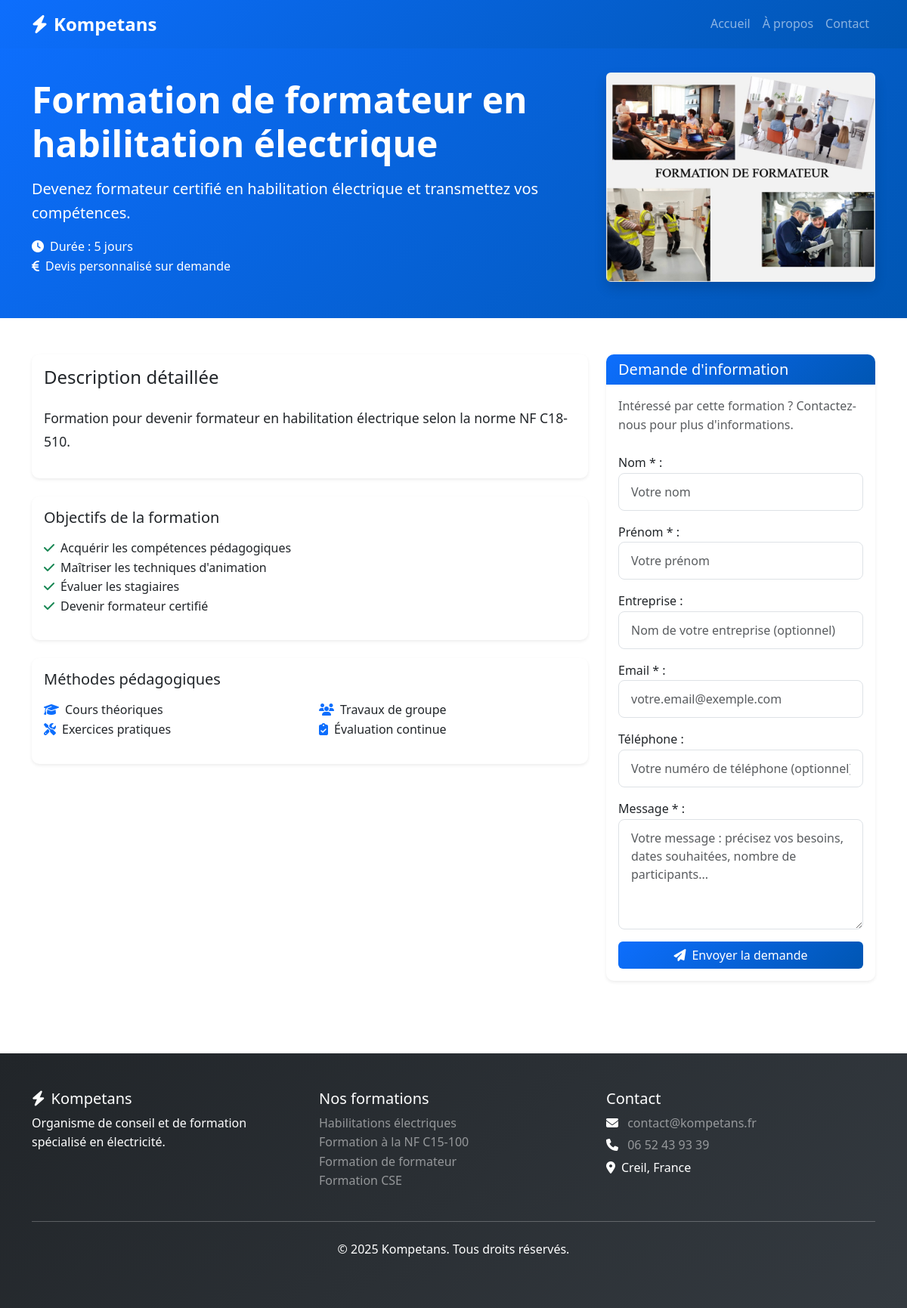
/formation/3/, run on the app's committed database.
### main/models.py (models this page shows, shortened)
class Formation(models.Model):
    FORMATION_CHOICES = [
        ('habilitation', 'Habilitations électriques'),
        ('nfc15100', 'Formation à la NF C15-100'),
        ('formateur', 'Formation de formateur en habilitation électrique'),
        ('cse', 'Formation des élus du Comité social et économique (CSE)'),
    ]
    nom = models.CharField(max_length=200)
    type_formation = models.CharField(max_length=50, choices=FORMATION_CHOICES)
    description_courte = models.TextField()
    description_longue = models.TextField()
    duree = models.CharField(max_length=100, blank=True)
    prix = models.CharField(max_length=100, blank=True)
    class Meta:
        verbose_name = "Formation"
        verbose_name_plural = "Formations"

### main/views.py (the view)
# urls.py: path('formation/<int:formation_id>/', views.formation_detail, name='formation_detail'),
def formation_detail(request, formation_id):
    formation = get_object_or_404(Formation, id=formation_id)
    if request.method == 'POST':
        form = ContactFormationForm(request.POST)
        if form.is_valid():
            contact = form.save(commit=False)
            contact.formation = formation
            contact.save()
            try:
                send_mail(
                    subject=f'Nouvelle demande - {formation.nom}',
                    message=f'''
Nouvelle demande de contact reçue sur kompetans.fr :

Formation : {formation.nom}
Nom : {contact.nom} {contact.prenom}
Entreprise : {contact.entreprise or "Non renseignée"}
Email : {contact.email}
Téléphone : {contact.telephone or "Non renseigné"}

Message :
{contact.message}

---
Email automatique depuis kompetans.fr
                    ''',
                    from_email=settings.DEFAULT_FROM_EMAIL,
                    recipient_list=['slomczynskiromain@yahoo.fr'],
                    fail_silently=False
                )
                messages.success(request, 'Votre demande a été envoyée avec succès ! Nous vous recontacterons dans les plus brefs délais.')
            except Exception as e:
                print(f"Erreur email : {e}")
                messages.success(request, 'Votre demande a été enregistrée. Nous vous recontacterons rapidement.')
            return redirect('formation_detail', formation_id=formation.id)
    else:
        form = ContactFormationForm()
    return render(request, 'main/formation_detail.html', {
        'formation': formation,
        'form': form
    })

### main/context_processors.py (called while the page is built)
def company_info(request):
    return {
        'company': settings.COMPANY_INFO
    }

### main/templatetags/formation_extras.py (called while the page is built)
@register.simple_tag
def formation_image(formation_type):
    image_mapping = {
        'habilitation': 'images/formations/habilitation.jpg',
        'nfc15100': 'images/formations/nfc15100.jpg',
        'formateur': 'images/formations/formateur.jpg',
        'cse': 'images/formations/cse.jpg',
    }
    image_path = image_mapping.get(formation_type, 'images/formations/default.jpg')
    return static(image_path)

### templates/main/formation_detail.html (shortened to what this page needs)
{% extends 'base.html' %}
{% load static %}
{% load formation_extras %}
{% block content %}
<section class="py-5 bg-primary text-white">
    <div class="container">
        <div class="row align-items-center">
            <div class="col-lg-8">
                <h1 class="display-5 fw-bold mb-3">{{ formation.nom }}</h1>
                <p class="lead">{{ formation.description_courte }}</p>
                {% if formation.duree %}
                    <p class="mb-0"><i class="fas fa-clock me-2"></i>Durée : {{ formation.duree }}</p>
                {% endif %}
                {% if formation.prix %}
                    <p class="mb-0"><i class="fas fa-euro-sign me-2"></i>{{ formation.prix }}</p>
                {% endif %}
            </div>
            <div class="col-lg-4">
                <img src="{% formation_image formation.type_formation %}" class="img-fluid rounded shadow" alt="{{ formation.nom }}">
            </div>
        </div>
    </div>
</section>
<section class="py-5">
    <div class="container">
        <div class="row">
            <div class="col-lg-8">
                <div class="card shadow-sm mb-4">
                    <div class="card-body">
                        <h2 class="card-title h4 mb-4">Description détaillée</h2>
                        <div class="formation-content">
                            {{ formation.description_longue|linebreaks }}
                        </div>
                    </div>
                </div>
                <div class="card shadow-sm mb-4">
                    <div class="card-body">
                        <h3 class="card-title h5 mb-3">Objectifs de la formation</h3>
                        {% if formation.type_formation == 'habilitation' %}
                            <ul class="list-unstyled">
                                <li><i class="fas fa-check text-success me-2"></i>Connaître les dangers de l'électricité</li>
                                <li><i class="fas fa-check text-success me-2"></i>Mettre en œuvre les mesures de prévention</li>
                                <li><i class="fas fa-check text-success me-2"></i>Analyser les risques électriques</li>
                                <li><i class="fas fa-check text-success me-2"></i>Obtenir l'habilitation électrique</li>
                            </ul>
                        {% elif formation.type_formation == 'formateur' %}
                            <ul class="list-unstyled">
                                <li><i class="fas fa-check text-success me-2"></i>Acquérir les compétences pédagogiques</li>
                                <li><i class="fas fa-check text-success me-2"></i>Maîtriser les techniques d'animation</li>
                                <li><i class="fas fa-check text-success me-2"></i>Évaluer les stagiaires</li>
                                <li><i class="fas fa-check text-success me-2"></i>Devenir formateur certifié</li>
                            </ul>
                        {% endif %}
                    </div>
                </div>
                <div class="card shadow-sm">
                    <div class="card-body">
                        <h3 class="card-title h5 mb-3">Méthodes pédagogiques</h3>
                        <div class="row">
                            <div class="col-md-6">
                                <ul class="list-unstyled">
                                    <li><i class="fas fa-graduation-cap text-primary me-2"></i>Cours théoriques</li>
                                    <li><i class="fas fa-tools text-primary me-2"></i>Exercices pratiques</li>
                                </ul>
                            </div>
                            <div class="col-md-6">
                                <ul class="list-unstyled">
                                    <li><i class="fas fa-users text-primary me-2"></i>Travaux de groupe</li>
                                    <li><i class="fas fa-clipboard-check text-primary me-2"></i>Évaluation continue</li>
                                </ul>
                            </div>
                        </div>
                    </div>
                </div>
            </div>
            <div class="col-lg-4">
                <div class="card shadow-sm sticky-top" style="top: 100px;">
                    <div class="card-header bg-primary text-white">
                        <h3 class="card-title h5 mb-0">Demande d'information</h3>
                    </div>
                    <div class="card-body">
                        <p class="text-muted mb-4">Intéressé par cette formation ? Contactez-nous pour plus d'informations.</p>
                        <form method="post" class="needs-validation" novalidate>
                            <div class="mb-3">
                                {{ form.nom.label_tag }}
                                {{ form.nom }}
                            </div>
                            <div class="mb-3">
                                {{ form.prenom.label_tag }}
                                {{ form.prenom }}
                            </div>
                            <div class="mb-3">
                                {{ form.entreprise.label_tag }}
                                {{ form.entreprise }}
                            </div>
                            <div class="mb-3">
                                {{ form.email.label_tag }}
                                {{ form.email }}
                            </div>
                            <div class="mb-3">
                                {{ form.telephone.label_tag }}
                                {{ form.telephone }}
                            </div>
                            <div class="mb-3">
                                {{ form.message.label_tag }}
                                {{ form.message }}
                            </div>
                            <button type="submit" class="btn btn-primary w-100">
                                <i class="fas fa-paper-plane me-2"></i>Envoyer la demande
                            </button>
                        </form>
                    </div>
                </div>
            </div>
        </div>
    </div>
</section>
{% endblock %}

### static/css/style.css (style rules this page uses)
:root { --primary-color: #0d6efd; --secondary-color: #6c757d; --success-color: #198754; --warning-color: #ffc107; --danger-color: #dc3545; --info-color: #0dcaf0; --light-color: #f8f9fa; --dark-color: #212529; }
body { font-family: 'Segoe UI', Tahoma, Geneva, Verdana, sans-serif; line-height: 1.6; }
.btn { font-weight: 500; transition: all 0.3s ease; }
.btn-primary { background: linear-gradient(135deg, #0d6efd 0%, #0056b3 100%); border: none; }
.card { border: none; border-radius: 10px; overflow: hidden; }
.card-header { font-weight: 600; border-bottom: none; }
.form-control { border-radius: 8px; border: 1px solid #dee2e6; padding: 0.75rem 1rem; transition: border-color 0.3s ease, box-shadow 0.3s ease; }
.fade-in-up { animation: fadeInUp 0.6s ease-out; }
.text-primary { color: var(--primary-color) !important; }
.bg-primary { background: linear-gradient(135deg, #0d6efd 0%, #0056b3 100%) !important; }
.shadow-sm { box-shadow: 0 0.125rem 0.25rem rgba(0, 0, 0, 0.075) !important; }
.shadow { box-shadow: 0 0.5rem 1rem rgba(0, 0, 0, 0.15) !important; }
.sticky-top { position: -webkit-sticky; position: sticky; top: 100px; z-index: 1020; }
.formation-content { font-size: 1.1rem; line-height: 1.8; }

### data on the page
Formation: nom "Formation de formateur en habilitation électrique", description_courte "Devenez formateur certifié en habilitation électrique et transmettez vos compétences.", duree "5 jours", prix "Devis personnalisé sur demande", type_formation (picture), description_longue "Formation pour devenir formateur en habilitation électrique selon la norme NF C18-510."

### other printed values
{{ company.email }} "contact@kompetans.fr"
{{ company.phone }} "06 52 43 93 39"
{{ company.address }} "Creil, France"
